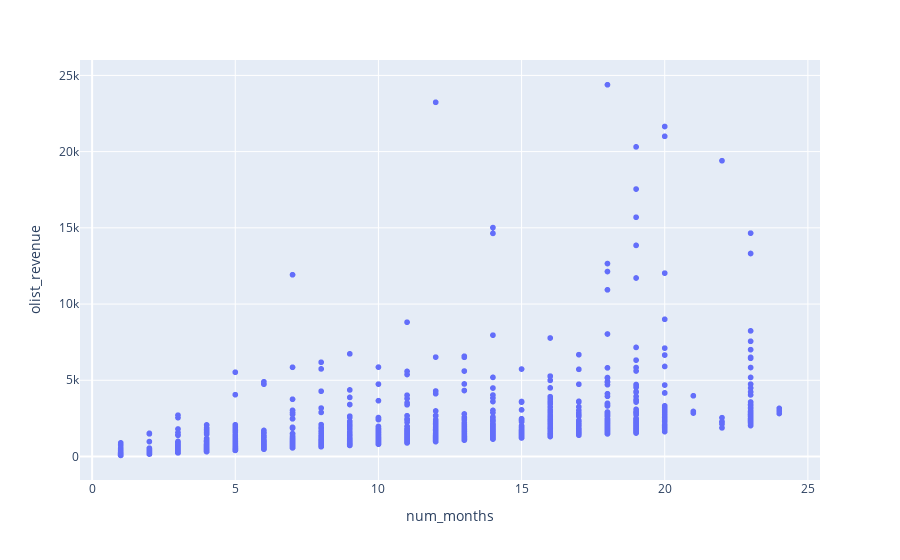

Notebook code cell kept with this figure:
### Code cell
# olist cumulative revenue per number of months a seller is on the platform

#sns.regplot(x="num_months", y="olist_revenue", data=olist_revenue.sample(600))

fig = px.scatter(olist_revenue, x="num_months", y="olist_revenue")
fig.show()

### Figure 1 — Plotly figure (JSON) as saved in the notebook; plotly's stock layout.template omitted (floating-point values rounded to 4 significant figures; data arrays with more than 128 entries replaced by an {"elided": "..."} marker saying what was removed)
{"data": [{"hovertemplate": "num_months=%{x}<br>olist_revenue=%{y}<extra></extra>", "legendgroup": "", "marker": {"color": "#636efa", "symbol": "circle"}, "mode": "markers", "name": "", "showlegend": false, "type": "scattergl", "x": {"elided": "2967 int values"}, "xaxis": "x", "y": {"elided": "2967 float values"}, "yaxis": "y"}], "layout": {"legend": {"tracegroupgap": 0}, "margin": {"t": 60}, "xaxis": {"anchor": "y", "domain": [0, 1], "title": {"text": "num_months"}}, "yaxis": {"anchor": "x", "domain": [0, 1], "title": {"text": "olist_revenue"}}}}
